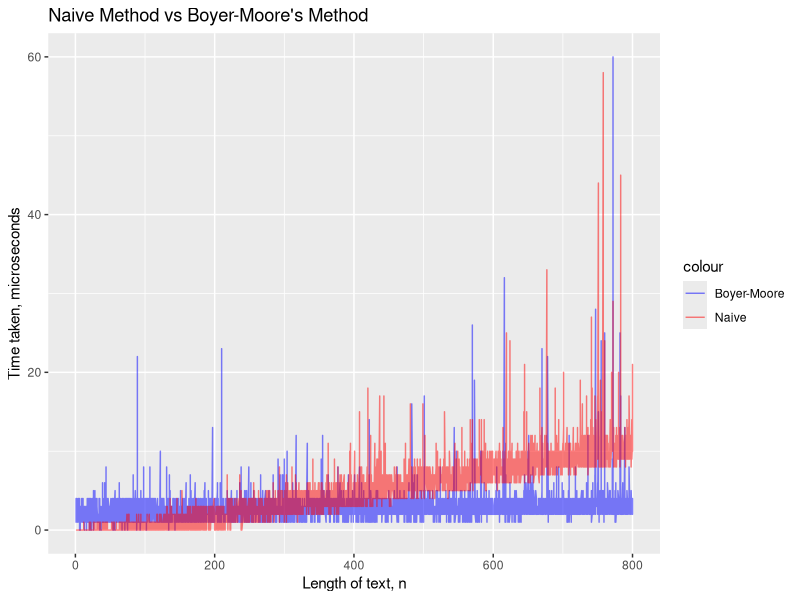

The R source for this figure:
require(ggplot2)

data <- read.csv(file = "Report.txt", header = TRUE)

ggplot(data, aes(x = length.of.text)) + 
    geom_line(aes(y = Boyer.Moore, colour = "Boyer-Moore"), alpha=0.5) +
    geom_line(aes(y = Naive, colour = "Naive"), alpha = 0.5) +
    scale_colour_manual(values = c("blue", "red")) +
    ylab("Time taken, microseconds") +
    xlab("Length of text, n") + 
    ggtitle("Naive Method vs Boyer-Moore's Method")

dev.copy(png, filename = "Graph.png")
dev.off()